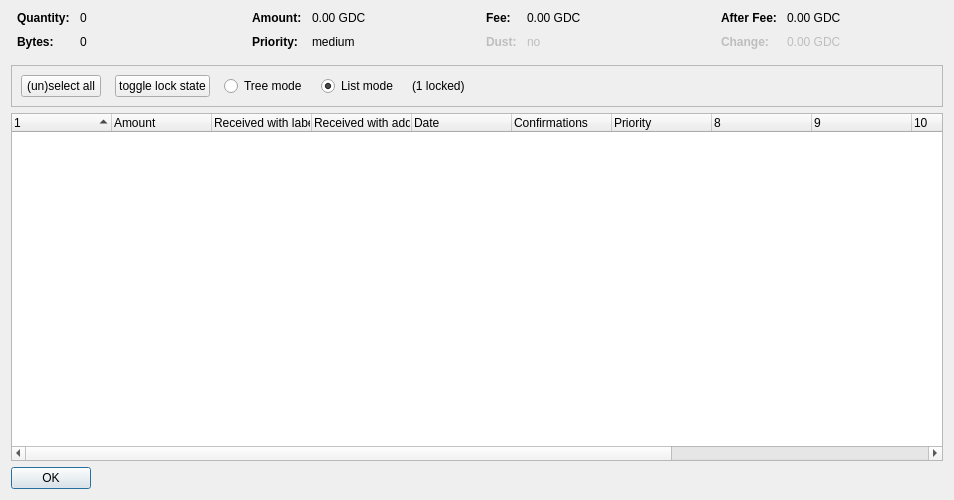
<?xml version="1.0" encoding="UTF-8"?>
<ui version="4.0">
 <class>CoinControlDialog</class>
 <widget class="QDialog" name="CoinControlDialog">
  <property name="geometry">
   <rect>
    <x>0</x>
    <y>0</y>
    <width>954</width>
    <height>500</height>
   </rect>
  </property>
  <property name="windowTitle">
   <string>Coin Selection</string>
  </property>
  <layout class="QVBoxLayout" name="verticalLayout">
   <item>
    <layout class="QHBoxLayout" name="horizontalLayoutTop" stretch="0,0,0,0">
     <property name="topMargin">
      <number>0</number>
     </property>
     <property name="bottomMargin">
      <number>10</number>
     </property>
     <item>
      <layout class="QFormLayout" name="formLayoutCoinControl1">
       <property name="horizontalSpacing">
        <number>10</number>
       </property>
       <property name="verticalSpacing">
        <number>10</number>
       </property>
       <property name="leftMargin">
        <number>6</number>
       </property>
       <property name="rightMargin">
        <number>6</number>
       </property>
       <item row="0" column="0">
        <widget class="QLabel" name="labelCoinControlQuantityText">
         <property name="font">
          <font>
           <weight>75</weight>
           <bold>true</bold>
          </font>
         </property>
         <property name="text">
          <string>Quantity:</string>
         </property>
        </widget>
       </item>
       <item row="0" column="1">
        <widget class="QLabel" name="labelCoinControlQuantity">
         <property name="cursor">
          <cursorShape>IBeamCursor</cursorShape>
         </property>
         <property name="contextMenuPolicy">
          <enum>Qt::ActionsContextMenu</enum>
         </property>
         <property name="text">
          <string notr="true">0</string>
         </property>
         <property name="textInteractionFlags">
          <set>Qt::LinksAccessibleByMouse|Qt::TextSelectableByKeyboard|Qt::TextSelectableByMouse</set>
         </property>
        </widget>
       </item>
       <item row="1" column="0">
        <widget class="QLabel" name="labelCoinControlBytesText">
         <property name="font">
          <font>
           <weight>75</weight>
           <bold>true</bold>
          </font>
         </property>
         <property name="text">
          <string>Bytes:</string>
         </property>
        </widget>
       </item>
       <item row="1" column="1">
        <widget class="QLabel" name="labelCoinControlBytes">
         <property name="cursor">
          <cursorShape>IBeamCursor</cursorShape>
         </property>
         <property name="contextMenuPolicy">
          <enum>Qt::ActionsContextMenu</enum>
         </property>
         <property name="text">
          <string notr="true">0</string>
         </property>
         <property name="textInteractionFlags">
          <set>Qt::LinksAccessibleByMouse|Qt::TextSelectableByKeyboard|Qt::TextSelectableByMouse</set>
         </property>
        </widget>
       </item>
      </layout>
     </item>
     <item>
      <layout class="QFormLayout" name="formLayoutCoinControl2">
       <property name="horizontalSpacing">
        <number>10</number>
       </property>
       <property name="verticalSpacing">
        <number>10</number>
       </property>
       <property name="leftMargin">
        <number>6</number>
       </property>
       <property name="rightMargin">
        <number>6</number>
       </property>
       <item row="0" column="0">
        <widget class="QLabel" name="labelCoinControlAmountText">
         <property name="font">
          <font>
           <weight>75</weight>
           <bold>true</bold>
          </font>
         </property>
         <property name="text">
          <string>Amount:</string>
         </property>
        </widget>
       </item>
       <item row="0" column="1">
        <widget class="QLabel" name="labelCoinControlAmount">
         <property name="cursor">
          <cursorShape>IBeamCursor</cursorShape>
         </property>
         <property name="contextMenuPolicy">
          <enum>Qt::ActionsContextMenu</enum>
         </property>
         <property name="text">
          <string notr="true">0.00 GDC</string>
         </property>
         <property name="textInteractionFlags">
          <set>Qt::LinksAccessibleByMouse|Qt::TextSelectableByKeyboard|Qt::TextSelectableByMouse</set>
         </property>
        </widget>
       </item>
       <item row="1" column="0">
        <widget class="QLabel" name="labelCoinControlPriorityText">
         <property name="font">
          <font>
           <weight>75</weight>
           <bold>true</bold>
          </font>
         </property>
         <property name="text">
          <string>Priority:</string>
         </property>
        </widget>
       </item>
       <item row="1" column="1">
        <widget class="QLabel" name="labelCoinControlPriority">
         <property name="cursor">
          <cursorShape>IBeamCursor</cursorShape>
         </property>
         <property name="contextMenuPolicy">
          <enum>Qt::ActionsContextMenu</enum>
         </property>
         <property name="text">
          <string>medium</string>
         </property>
         <property name="textInteractionFlags">
          <set>Qt::LinksAccessibleByMouse|Qt::TextSelectableByKeyboard|Qt::TextSelectableByMouse</set>
         </property>
        </widget>
       </item>
      </layout>
     </item>
     <item>
      <layout class="QFormLayout" name="formLayoutCoinControl3">
       <property name="horizontalSpacing">
        <number>10</number>
       </property>
       <property name="verticalSpacing">
        <number>10</number>
       </property>
       <property name="leftMargin">
        <number>6</number>
       </property>
       <property name="rightMargin">
        <number>6</number>
       </property>
       <item row="0" column="0">
        <widget class="QLabel" name="labelCoinControlFeeText">
         <property name="font">
          <font>
           <weight>75</weight>
           <bold>true</bold>
          </font>
         </property>
         <property name="text">
          <string>Fee:</string>
         </property>
        </widget>
       </item>
       <item row="0" column="1">
        <widget class="QLabel" name="labelCoinControlFee">
         <property name="cursor">
          <cursorShape>IBeamCursor</cursorShape>
         </property>
         <property name="contextMenuPolicy">
          <enum>Qt::ActionsContextMenu</enum>
         </property>
         <property name="text">
          <string notr="true">0.00 GDC</string>
         </property>
         <property name="textInteractionFlags">
          <set>Qt::LinksAccessibleByMouse|Qt::TextSelectableByKeyboard|Qt::TextSelectableByMouse</set>
         </property>
        </widget>
       </item>
       <item row="1" column="0">
        <widget class="QLabel" name="labelCoinControlLowOutputText">
         <property name="enabled">
          <bool>false</bool>
         </property>
         <property name="font">
          <font>
           <weight>75</weight>
           <bold>true</bold>
          </font>
         </property>
         <property name="text">
          <string>Dust:</string>
         </property>
        </widget>
       </item>
       <item row="1" column="1">
        <widget class="QLabel" name="labelCoinControlLowOutput">
         <property name="enabled">
          <bool>false</bool>
         </property>
         <property name="cursor">
          <cursorShape>IBeamCursor</cursorShape>
         </property>
         <property name="contextMenuPolicy">
          <enum>Qt::ActionsContextMenu</enum>
         </property>
         <property name="text">
          <string>no</string>
         </property>
         <property name="textInteractionFlags">
          <set>Qt::LinksAccessibleByMouse|Qt::TextSelectableByKeyboard|Qt::TextSelectableByMouse</set>
         </property>
        </widget>
       </item>
      </layout>
     </item>
     <item>
      <layout class="QFormLayout" name="formLayoutCoinControl4">
       <property name="horizontalSpacing">
        <number>10</number>
       </property>
       <property name="verticalSpacing">
        <number>10</number>
       </property>
       <property name="leftMargin">
        <number>6</number>
       </property>
       <property name="rightMargin">
        <number>6</number>
       </property>
       <item row="0" column="0">
        <widget class="QLabel" name="labelCoinControlAfterFeeText">
         <property name="font">
          <font>
           <weight>75</weight>
           <bold>true</bold>
          </font>
         </property>
         <property name="text">
          <string>After Fee:</string>
         </property>
        </widget>
       </item>
       <item row="0" column="1">
        <widget class="QLabel" name="labelCoinControlAfterFee">
         <property name="cursor">
          <cursorShape>IBeamCursor</cursorShape>
         </property>
         <property name="contextMenuPolicy">
          <enum>Qt::ActionsContextMenu</enum>
         </property>
         <property name="text">
          <string notr="true">0.00 GDC</string>
         </property>
         <property name="textInteractionFlags">
          <set>Qt::LinksAccessibleByMouse|Qt::TextSelectableByKeyboard|Qt::TextSelectableByMouse</set>
         </property>
        </widget>
       </item>
       <item row="1" column="0">
        <widget class="QLabel" name="labelCoinControlChangeText">
         <property name="enabled">
          <bool>false</bool>
         </property>
         <property name="font">
          <font>
           <weight>75</weight>
           <bold>true</bold>
          </font>
         </property>
         <property name="text">
          <string>Change:</string>
         </property>
        </widget>
       </item>
       <item row="1" column="1">
        <widget class="QLabel" name="labelCoinControlChange">
         <property name="enabled">
          <bool>false</bool>
         </property>
         <property name="cursor">
          <cursorShape>IBeamCursor</cursorShape>
         </property>
         <property name="contextMenuPolicy">
          <enum>Qt::ActionsContextMenu</enum>
         </property>
         <property name="text">
          <string notr="true">0.00 GDC</string>
         </property>
         <property name="textInteractionFlags">
          <set>Qt::LinksAccessibleByMouse|Qt::TextSelectableByKeyboard|Qt::TextSelectableByMouse</set>
         </property>
        </widget>
       </item>
      </layout>
     </item>
    </layout>
   </item>
   <item>
    <widget class="QFrame" name="frame">
     <property name="minimumSize">
      <size>
       <width>0</width>
       <height>40</height>
      </size>
     </property>
     <property name="frameShape">
      <enum>QFrame::StyledPanel</enum>
     </property>
     <property name="frameShadow">
      <enum>QFrame::Sunken</enum>
     </property>
     <layout class="QHBoxLayout" name="horizontalLayout">
      <item>
       <layout class="QHBoxLayout" name="horizontalLayoutPanel" stretch="0,0,0,0,0,0">
        <property name="spacing">
         <number>14</number>
        </property>
        <item>
         <widget class="QPushButton" name="pushButtonSelectAll">
          <property name="sizePolicy">
           <sizepolicy hsizetype="Maximum" vsizetype="Fixed">
            <horstretch>0</horstretch>
            <verstretch>0</verstretch>
           </sizepolicy>
          </property>
          <property name="text">
           <string>(un)select all</string>
          </property>
          <property name="autoDefault">
           <bool>false</bool>
          </property>
         </widget>
        </item>
        <item>
         <widget class="QPushButton" name="pushButtonToggleLock">
          <property name="sizePolicy">
           <sizepolicy hsizetype="Maximum" vsizetype="Fixed">
            <horstretch>0</horstretch>
            <verstretch>0</verstretch>
           </sizepolicy>
          </property>
          <property name="text">
           <string>toggle lock state</string>
          </property>
          <property name="autoDefault">
           <bool>false</bool>
          </property>
         </widget>
        </item>
        <item>
         <widget class="QRadioButton" name="radioTreeMode">
          <property name="sizePolicy">
           <sizepolicy hsizetype="Maximum" vsizetype="Fixed">
            <horstretch>0</horstretch>
            <verstretch>0</verstretch>
           </sizepolicy>
          </property>
          <property name="text">
           <string>Tree mode</string>
          </property>
         </widget>
        </item>
        <item>
         <widget class="QRadioButton" name="radioListMode">
          <property name="sizePolicy">
           <sizepolicy hsizetype="Maximum" vsizetype="Fixed">
            <horstretch>0</horstretch>
            <verstretch>0</verstretch>
           </sizepolicy>
          </property>
          <property name="text">
           <string>List mode</string>
          </property>
          <property name="checked">
           <bool>true</bool>
          </property>
         </widget>
        </item>
        <item>
         <widget class="QLabel" name="labelLocked">
          <property name="text">
           <string>(1 locked)</string>
          </property>
         </widget>
        </item>
        <item>
         <spacer name="horizontalSpacer">
          <property name="orientation">
           <enum>Qt::Horizontal</enum>
          </property>
          <property name="sizeHint" stdset="0">
           <size>
            <width>40</width>
            <height>20</height>
           </size>
          </property>
         </spacer>
        </item>
       </layout>
      </item>
     </layout>
    </widget>
   </item>
   <item>
    <widget class="CoinControlTreeWidget" name="treeWidget">
     <property name="contextMenuPolicy">
      <enum>Qt::CustomContextMenu</enum>
     </property>
     <property name="sortingEnabled">
      <bool>false</bool>
     </property>
     <property name="columnCount">
      <number>13</number>
     </property>
     <attribute name="headerShowSortIndicator" stdset="0">
      <bool>true</bool>
     </attribute>
     <attribute name="headerStretchLastSection">
      <bool>false</bool>
     </attribute>
     <column>
      <property name="text">
       <string/>
      </property>
     </column>
     <column>
      <property name="text">
       <string>Amount</string>
      </property>
     </column>
     <column>
      <property name="text">
       <string>Received with label</string>
      </property>
     </column>
     <column>
      <property name="text">
       <string>Received with address</string>
      </property>
     </column>
     <column>
      <property name="text">
       <string>Date</string>
      </property>
     </column>
     <column>
      <property name="text">
       <string>Confirmations</string>
      </property>
      <property name="toolTip">
       <string>Confirmed</string>
      </property>
     </column>
     <column>
      <property name="text">
       <string>Priority</string>
      </property>
     </column>
     <column>
      <property name="text">
       <string/>
      </property>
     </column>
     <column>
      <property name="text">
       <string/>
      </property>
     </column>
     <column>
      <property name="text">
       <string/>
      </property>
     </column>
     <column>
      <property name="text">
       <string/>
      </property>
     </column>
     <column>
      <property name="text">
       <string/>
      </property>
     </column>
    </widget>
   </item>
   <item>
    <widget class="QDialogButtonBox" name="buttonBox">
     <property name="sizePolicy">
      <sizepolicy hsizetype="Maximum" vsizetype="Fixed">
       <horstretch>0</horstretch>
       <verstretch>0</verstretch>
      </sizepolicy>
     </property>
     <property name="orientation">
      <enum>Qt::Horizontal</enum>
     </property>
     <property name="standardButtons">
      <set>QDialogButtonBox::Ok</set>
     </property>
    </widget>
   </item>
  </layout>
 </widget>
 <customwidgets>
  <customwidget>
   <class>CoinControlTreeWidget</class>
   <extends>QTreeWidget</extends>
   <header>coincontroltreewidget.h</header>
  </customwidget>
 </customwidgets>
 <resources/>
 <connections/>
</ui>
